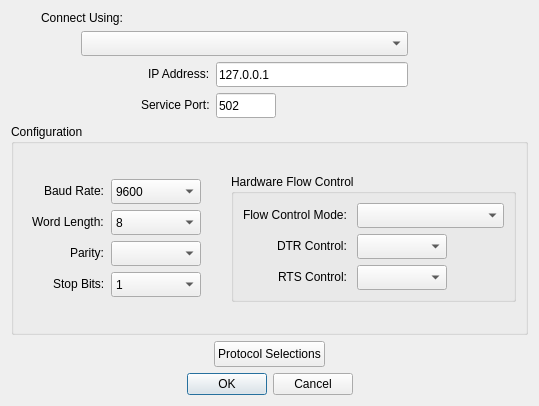
<?xml version="1.0" encoding="UTF-8"?>
<ui version="4.0">
 <class>DialogConnectionDetails</class>
 <widget class="QDialog" name="DialogConnectionDetails">
  <property name="geometry">
   <rect>
    <x>0</x>
    <y>0</y>
    <width>539</width>
    <height>406</height>
   </rect>
  </property>
  <property name="windowTitle">
   <string>Connection Details</string>
  </property>
  <layout class="QVBoxLayout" name="verticalLayout_3">
   <item>
    <layout class="QVBoxLayout" name="verticalLayout">
     <property name="leftMargin">
      <number>30</number>
     </property>
     <item>
      <widget class="QLabel" name="labelConnectUsing">
       <property name="text">
        <string>Connect Using:</string>
       </property>
      </widget>
     </item>
     <item>
      <layout class="QHBoxLayout" name="horizontalLayout">
       <item>
        <spacer name="horizontalSpacer">
         <property name="orientation">
          <enum>Qt::Horizontal</enum>
         </property>
         <property name="sizeType">
          <enum>QSizePolicy::Fixed</enum>
         </property>
         <property name="sizeHint" stdset="0">
          <size>
           <width>40</width>
           <height>20</height>
          </size>
         </property>
        </spacer>
       </item>
       <item>
        <widget class="ConnectionComboBox" name="comboBoxConnectUsing">
         <property name="minimumSize">
          <size>
           <width>0</width>
           <height>25</height>
          </size>
         </property>
        </widget>
       </item>
       <item>
        <spacer name="horizontalSpacer_7">
         <property name="orientation">
          <enum>Qt::Horizontal</enum>
         </property>
         <property name="sizeType">
          <enum>QSizePolicy::Fixed</enum>
         </property>
         <property name="sizeHint" stdset="0">
          <size>
           <width>120</width>
           <height>20</height>
          </size>
         </property>
        </spacer>
       </item>
      </layout>
     </item>
     <item>
      <layout class="QHBoxLayout" name="horizontalLayout_2">
       <item>
        <spacer name="horizontalSpacer_2">
         <property name="orientation">
          <enum>Qt::Horizontal</enum>
         </property>
         <property name="sizeType">
          <enum>QSizePolicy::Fixed</enum>
         </property>
         <property name="sizeHint" stdset="0">
          <size>
           <width>100</width>
           <height>20</height>
          </size>
         </property>
        </spacer>
       </item>
       <item>
        <layout class="QFormLayout" name="formLayout">
         <property name="labelAlignment">
          <set>Qt::AlignRight|Qt::AlignTrailing|Qt::AlignVCenter</set>
         </property>
         <item row="0" column="0">
          <widget class="QLabel" name="labelIPAddress">
           <property name="text">
            <string>IP Address:</string>
           </property>
          </widget>
         </item>
         <item row="0" column="1">
          <widget class="IpAddressLineEdit" name="lineEditIPAddress">
           <property name="minimumSize">
            <size>
             <width>0</width>
             <height>25</height>
            </size>
           </property>
           <property name="text">
            <string notr="true">127.0.0.1</string>
           </property>
          </widget>
         </item>
         <item row="1" column="0">
          <widget class="QLabel" name="labelServicePort">
           <property name="text">
            <string>Service Port:</string>
           </property>
          </widget>
         </item>
         <item row="1" column="1">
          <widget class="NumericLineEdit" name="lineEditServicePort">
           <property name="sizePolicy">
            <sizepolicy hsizetype="Fixed" vsizetype="Fixed">
             <horstretch>0</horstretch>
             <verstretch>0</verstretch>
            </sizepolicy>
           </property>
           <property name="minimumSize">
            <size>
             <width>0</width>
             <height>25</height>
            </size>
           </property>
           <property name="maximumSize">
            <size>
             <width>60</width>
             <height>16777215</height>
            </size>
           </property>
           <property name="text">
            <string notr="true">502</string>
           </property>
          </widget>
         </item>
        </layout>
       </item>
       <item>
        <spacer name="horizontalSpacer_8">
         <property name="orientation">
          <enum>Qt::Horizontal</enum>
         </property>
         <property name="sizeType">
          <enum>QSizePolicy::Fixed</enum>
         </property>
         <property name="sizeHint" stdset="0">
          <size>
           <width>120</width>
           <height>20</height>
          </size>
         </property>
        </spacer>
       </item>
      </layout>
     </item>
    </layout>
   </item>
   <item>
    <widget class="QGroupBox" name="groupBox">
     <property name="sizePolicy">
      <sizepolicy hsizetype="Preferred" vsizetype="Preferred">
       <horstretch>0</horstretch>
       <verstretch>1</verstretch>
      </sizepolicy>
     </property>
     <property name="title">
      <string>Configuration</string>
     </property>
     <layout class="QHBoxLayout" name="horizontalLayout_5">
      <property name="spacing">
       <number>30</number>
      </property>
      <property name="leftMargin">
       <number>18</number>
      </property>
      <item>
       <layout class="QFormLayout" name="formLayout_2">
        <property name="labelAlignment">
         <set>Qt::AlignRight|Qt::AlignTrailing|Qt::AlignVCenter</set>
        </property>
        <property name="formAlignment">
         <set>Qt::AlignLeading|Qt::AlignLeft|Qt::AlignVCenter</set>
        </property>
        <property name="horizontalSpacing">
         <number>3</number>
        </property>
        <property name="verticalSpacing">
         <number>6</number>
        </property>
        <item row="0" column="0">
         <widget class="QLabel" name="labelBaudRate">
          <property name="text">
           <string>Baud Rate: </string>
          </property>
         </widget>
        </item>
        <item row="0" column="1">
         <widget class="NumericComboBox" name="comboBoxBaudRate">
          <property name="minimumSize">
           <size>
            <width>90</width>
            <height>25</height>
           </size>
          </property>
          <property name="currentIndex">
           <number>3</number>
          </property>
          <item>
           <property name="text">
            <string notr="true">1200</string>
           </property>
          </item>
          <item>
           <property name="text">
            <string notr="true">2400</string>
           </property>
          </item>
          <item>
           <property name="text">
            <string notr="true">4800</string>
           </property>
          </item>
          <item>
           <property name="text">
            <string notr="true">9600</string>
           </property>
          </item>
          <item>
           <property name="text">
            <string notr="true">19200</string>
           </property>
          </item>
          <item>
           <property name="text">
            <string notr="true">38400</string>
           </property>
          </item>
          <item>
           <property name="text">
            <string notr="true">57600</string>
           </property>
          </item>
          <item>
           <property name="text">
            <string notr="true">115200</string>
           </property>
          </item>
          <item>
           <property name="text">
            <string notr="true">230400</string>
           </property>
          </item>
          <item>
           <property name="text">
            <string notr="true">460800</string>
           </property>
          </item>
          <item>
           <property name="text">
            <string notr="true">921600</string>
           </property>
          </item>
         </widget>
        </item>
        <item row="1" column="0">
         <widget class="QLabel" name="labelWordLength">
          <property name="text">
           <string>Word Length: </string>
          </property>
         </widget>
        </item>
        <item row="1" column="1">
         <widget class="NumericComboBox" name="comboBoxWordLength">
          <property name="minimumSize">
           <size>
            <width>90</width>
            <height>25</height>
           </size>
          </property>
          <property name="currentIndex">
           <number>1</number>
          </property>
          <item>
           <property name="text">
            <string notr="true">7</string>
           </property>
          </item>
          <item>
           <property name="text">
            <string notr="true">8</string>
           </property>
          </item>
         </widget>
        </item>
        <item row="2" column="0">
         <widget class="QLabel" name="labelParity">
          <property name="text">
           <string>Parity: </string>
          </property>
         </widget>
        </item>
        <item row="2" column="1">
         <widget class="ParityTypeComboBox" name="comboBoxParity">
          <property name="minimumSize">
           <size>
            <width>90</width>
            <height>25</height>
           </size>
          </property>
          <property name="currentIndex">
           <number>-1</number>
          </property>
         </widget>
        </item>
        <item row="3" column="0">
         <widget class="QLabel" name="label">
          <property name="text">
           <string>Stop Bits: </string>
          </property>
         </widget>
        </item>
        <item row="3" column="1">
         <widget class="NumericComboBox" name="comboBoxStopBits">
          <property name="minimumSize">
           <size>
            <width>90</width>
            <height>25</height>
           </size>
          </property>
          <item>
           <property name="text">
            <string notr="true">1</string>
           </property>
          </item>
          <item>
           <property name="text">
            <string notr="true">2</string>
           </property>
          </item>
         </widget>
        </item>
       </layout>
      </item>
      <item>
       <widget class="QGroupBox" name="groupBox_2">
        <property name="sizePolicy">
         <sizepolicy hsizetype="Expanding" vsizetype="Fixed">
          <horstretch>1</horstretch>
          <verstretch>0</verstretch>
         </sizepolicy>
        </property>
        <property name="title">
         <string>Hardware Flow Control</string>
        </property>
        <layout class="QFormLayout" name="formLayout_3">
         <property name="labelAlignment">
          <set>Qt::AlignRight|Qt::AlignTrailing|Qt::AlignVCenter</set>
         </property>
         <item row="0" column="0">
          <widget class="QLabel" name="labelFlowControl">
           <property name="text">
            <string>Flow Control Mode: </string>
           </property>
          </widget>
         </item>
         <item row="0" column="1">
          <widget class="FlowControlTypeComboBox" name="comboBoxFlowControl">
           <property name="minimumSize">
            <size>
             <width>0</width>
             <height>25</height>
            </size>
           </property>
           <property name="currentIndex">
            <number>-1</number>
           </property>
          </widget>
         </item>
         <item row="3" column="0">
          <widget class="QLabel" name="labelDTRControl">
           <property name="text">
            <string>DTR Control: </string>
           </property>
          </widget>
         </item>
         <item row="3" column="1">
          <widget class="BooleanComboBox" name="comboBoxDTRControl">
           <property name="sizePolicy">
            <sizepolicy hsizetype="Fixed" vsizetype="Fixed">
             <horstretch>0</horstretch>
             <verstretch>0</verstretch>
            </sizepolicy>
           </property>
           <property name="minimumSize">
            <size>
             <width>90</width>
             <height>25</height>
            </size>
           </property>
          </widget>
         </item>
         <item row="5" column="0">
          <widget class="QLabel" name="labelRTSControl">
           <property name="text">
            <string>RTS Control: </string>
           </property>
          </widget>
         </item>
         <item row="5" column="1">
          <widget class="BooleanComboBox" name="comboBoxRTSControl">
           <property name="sizePolicy">
            <sizepolicy hsizetype="Fixed" vsizetype="Fixed">
             <horstretch>0</horstretch>
             <verstretch>0</verstretch>
            </sizepolicy>
           </property>
           <property name="minimumSize">
            <size>
             <width>90</width>
             <height>25</height>
            </size>
           </property>
          </widget>
         </item>
        </layout>
       </widget>
      </item>
     </layout>
    </widget>
   </item>
   <item>
    <layout class="QHBoxLayout" name="horizontalLayout_6">
     <item>
      <spacer name="horizontalSpacer_9">
       <property name="orientation">
        <enum>Qt::Horizontal</enum>
       </property>
       <property name="sizeHint" stdset="0">
        <size>
         <width>40</width>
         <height>20</height>
        </size>
       </property>
      </spacer>
     </item>
     <item>
      <widget class="QPushButton" name="pushButtonProtocolSelections">
       <property name="minimumSize">
        <size>
         <width>110</width>
         <height>26</height>
        </size>
       </property>
       <property name="text">
        <string>Protocol Selections</string>
       </property>
      </widget>
     </item>
     <item>
      <spacer name="horizontalSpacer_10">
       <property name="orientation">
        <enum>Qt::Horizontal</enum>
       </property>
       <property name="sizeHint" stdset="0">
        <size>
         <width>40</width>
         <height>20</height>
        </size>
       </property>
      </spacer>
     </item>
    </layout>
   </item>
   <item>
    <widget class="QDialogButtonBox" name="buttonBox">
     <property name="orientation">
      <enum>Qt::Horizontal</enum>
     </property>
     <property name="standardButtons">
      <set>QDialogButtonBox::Cancel|QDialogButtonBox::Ok</set>
     </property>
     <property name="centerButtons">
      <bool>true</bool>
     </property>
    </widget>
   </item>
  </layout>
 </widget>
 <customwidgets>
  <customwidget>
   <class>IpAddressLineEdit</class>
   <extends>QLineEdit</extends>
   <header>ipaddresslineedit.h</header>
  </customwidget>
  <customwidget>
   <class>NumericLineEdit</class>
   <extends>QLineEdit</extends>
   <header>numericlineedit.h</header>
  </customwidget>
  <customwidget>
   <class>NumericComboBox</class>
   <extends>QComboBox</extends>
   <header>numericcombobox.h</header>
  </customwidget>
  <customwidget>
   <class>ConnectionComboBox</class>
   <extends>QComboBox</extends>
   <header>connectioncombobox.h</header>
  </customwidget>
  <customwidget>
   <class>ParityTypeComboBox</class>
   <extends>QComboBox</extends>
   <header>paritytypecombobox.h</header>
  </customwidget>
  <customwidget>
   <class>FlowControlTypeComboBox</class>
   <extends>QComboBox</extends>
   <header>flowcontroltypecombobox.h</header>
  </customwidget>
  <customwidget>
   <class>BooleanComboBox</class>
   <extends>QComboBox</extends>
   <header>booleancombobox.h</header>
  </customwidget>
 </customwidgets>
 <resources/>
 <connections>
  <connection>
   <sender>buttonBox</sender>
   <signal>accepted()</signal>
   <receiver>DialogConnectionDetails</receiver>
   <slot>accept()</slot>
   <hints>
    <hint type="sourcelabel">
     <x>248</x>
     <y>254</y>
    </hint>
    <hint type="destinationlabel">
     <x>157</x>
     <y>274</y>
    </hint>
   </hints>
  </connection>
  <connection>
   <sender>buttonBox</sender>
   <signal>rejected()</signal>
   <receiver>DialogConnectionDetails</receiver>
   <slot>reject()</slot>
   <hints>
    <hint type="sourcelabel">
     <x>316</x>
     <y>260</y>
    </hint>
    <hint type="destinationlabel">
     <x>286</x>
     <y>274</y>
    </hint>
   </hints>
  </connection>
 </connections>
</ui>
